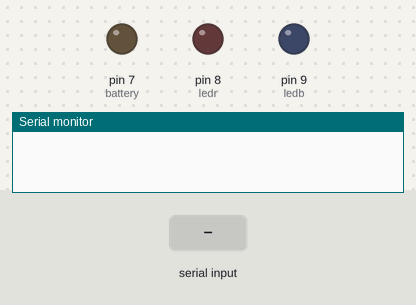
Simulated run of this sketch. Board: Arduino Uno, built with avr-gcc and run on an emulated ATmega328P. On the bench: output pins drawn as LEDs (lit = HIGH), the last lines printed to the serial monitor. The inputs (shaded band) are chosen by the test bench.

Above: at 1.2 s.
1.3 s: "0\n" received over Serial
At 2.7 s:
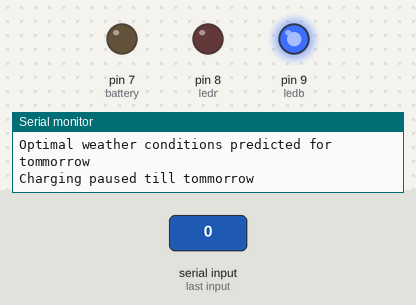
Timing chart, 0 to 4.3 s (numbered marks = the images above; inputs shaded):
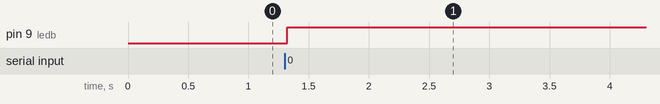

Measured:
- after the input at 1.3 s, pin 9 (ledb): LOW → HIGH at once

The sketch:

sketch_mar25c.ino
```cpp
int ledb = 9;
int ledr = 8;
int battery = 7;

void setup() {
  pinMode(ledb,OUTPUT);
  pinMode(ledr,OUTPUT);
  pinMode(battery,OUTPUT);
  Serial.begin(9600);
}

void loop() {


  while (Serial.available() == 0) {

  }


  int userChoice = Serial.parseInt();


  while (Serial.available() > 0) {
    Serial.read();
  }


  if (userChoice == 0) {
    Serial.println("Optimal weather conditions predicted for tommorrow");
    Serial.println("Charging paused till tommorrow");
    digitalWrite(ledb,HIGH);

  }
  else if (userChoice == 1) {
    Serial.println("Bad Weather Conditions detected");
    Serial.println("Charging Battery via Grid");
    digitalWrite(ledr,HIGH);
    digitalWrite(battery,HIGH);
    delay(10000);
    digitalWrite(ledr,LOW);
    delay(10000);
    digitalWrite(battery,LOW);

  }
  else {
    Serial.println("Invalid input! Please enter only 0 or 1.");
  }

  Serial.println();
  delay(10000);
}
```
